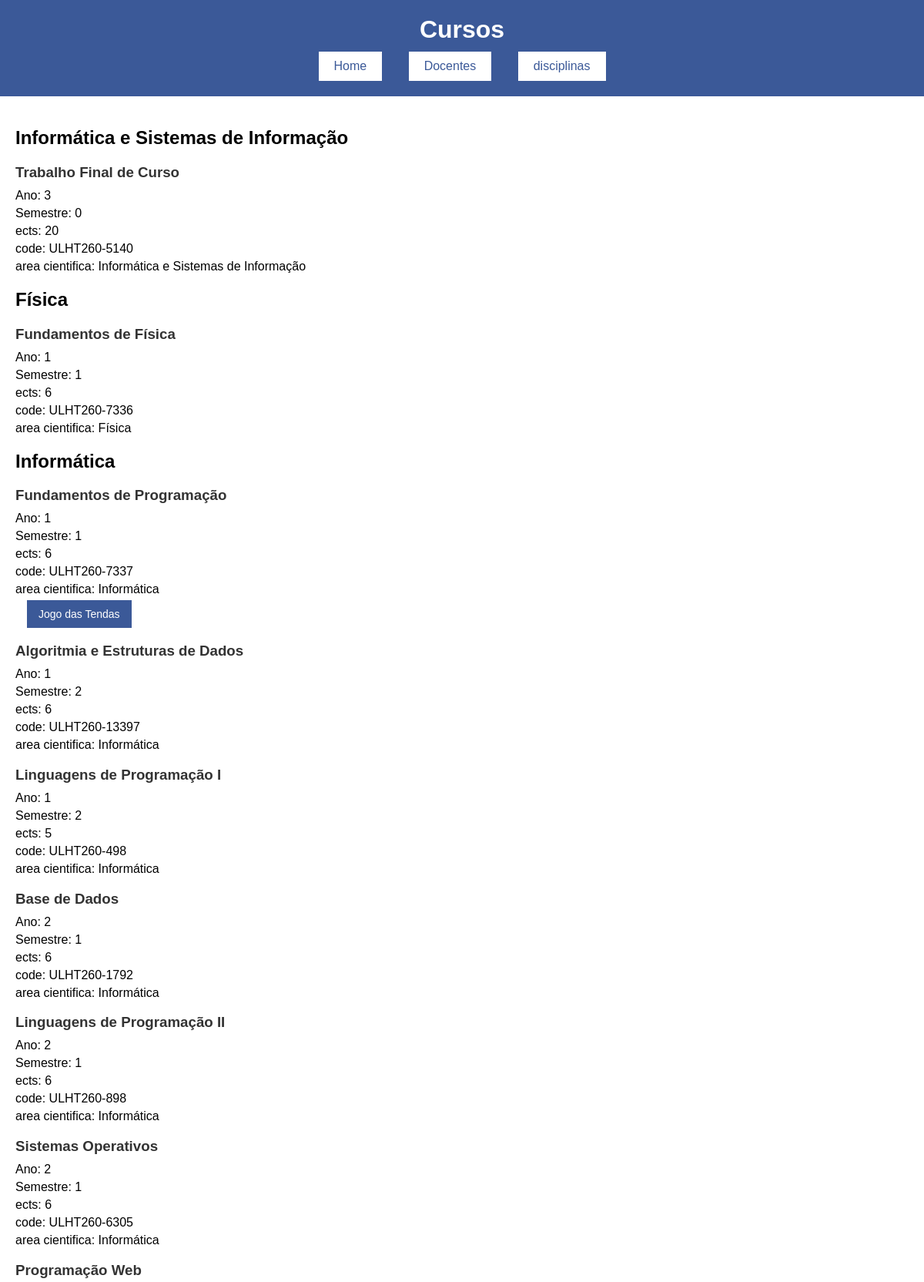
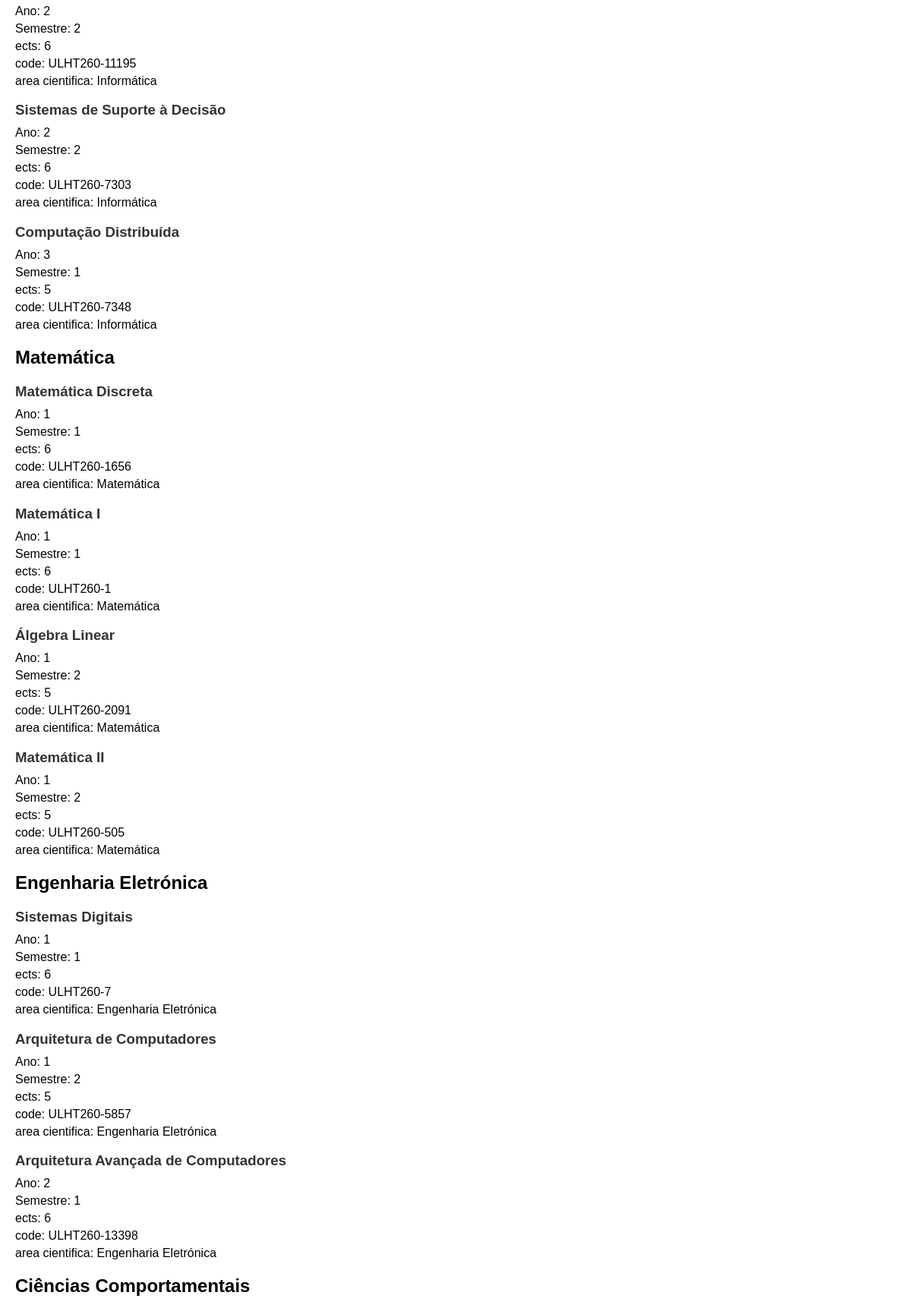
Page /curso/disciplinas/ (upper part) on the committed database (2 pictures, top to bottom).
### curso/models.py (models this page shows)
class AreaCientifica(models.Model):
    nome = models.CharField(max_length=100)
    def __str__(self):
        return self.nome

class Disciplina(models.Model):
    nome = models.CharField(max_length=100)
    ano = models.IntegerField()
    semestre = models.IntegerField()
    ects = models.IntegerField()
    curricularIUnitReadableCode = models.CharField(max_length=100)
    curso = models.ForeignKey(Curso, on_delete=models.CASCADE)
    area_cientifica = models.ForeignKey(AreaCientifica, on_delete=models.CASCADE, related_name="disciplinas")
    def __str__(self):
        return self.nome

class Projeto(models.Model):
    nome_projeto = models.CharField(max_length=100)
    descricao = models.TextField()
    conceitos_aplicados = models.TextField()
    tecnologias_usadas = models.TextField()
    disciplina = models.ForeignKey(Disciplina, on_delete=models.CASCADE, related_name="projetos")
    def __str__(self):
        return self.nome_projeto

### curso/views.py (the view)
# urls.py: path('disciplinas/', views.disciplina_view, name="disciplinas"),
def disciplina_view(request):
    context = {
        'areascientificas': AreaCientifica.objects.all(),
    }
    return render(request, "curso/disciplina.html", context)

### curso/templates/curso/disciplina.html (shortened to what this page needs)
{% extends 'curso/layout.html' %}
{% block content %}
    <ul>
    {% for area in areascientificas %}
        <h2>{{ area }}</h2>
        {% for disciplina in area.disciplinas.all %}
            <h3>{{ disciplina }}</h3>
            <p>Ano: {{ disciplina.ano }}</p>
            <p>Semestre: {{ disciplina.semestre }}</p>
            <p>ects: {{ disciplina.ects }}</p>
            <p>code: {{ disciplina.curricularIUnitReadableCode }}</p>
            <p>area cientifica: {{ disciplina.area_cientifica }}</p>
            <ul>
                {% for projeto in disciplina.projetos.all %}
                    <li>
                        <a href="{% url 'cursoapp:projeto' projeto.id %}"><button>{{ projeto }}</button></a>
                    </li>
                {% endfor %}
            </ul>
        {% endfor %}
    {% endfor %}
    </ul>
{% endblock %}

### curso/templates/curso/layout.html (style rules this page uses)
body { background-color: white; font-family: Arial, sans-serif; margin: 0; padding: 0; height:auto; }
ul { list-style-type: none; padding: 0; }
ul h3 { color: #333; margin-bottom: 10px; }
ul p { margin: 5px 0; }
ul a { text-decoration: none; }
ul a button { background-color: #3b5998; border: none; color: white; cursor: pointer; font-size: 14px; padding: 10px 15px; }
a { margin: 0 10px; text-decoration: none; }
button { background-color: #3b5998; border: none; color: #fff; cursor: pointer; font-size: 16px; margin: 0 5px; padding: 10px 20px; }

### rows in the picture
AreaCientifica: nome "Informática e Sistemas de Informação"
Disciplina: nome "Trabalho Final de Curso", ano "3", semestre "0", ects "20", curricularIUnitReadableCode "ULHT260-5140", area_cientifica "Informática e Sistemas de Informação"
AreaCientifica: nome "Física"
Disciplina: nome "Fundamentos de Física", ano "1", semestre "1", ects "6", curricularIUnitReadableCode "ULHT260-7336", area_cientifica "Física"
AreaCientifica: nome "Informática"
Disciplina: nome "Fundamentos de Programação", ano "1", semestre "1", ects "6", curricularIUnitReadableCode "ULHT260-7337", area_cientifica "Informática"
Projeto: nome_projeto "Jogo das Tendas"
Disciplina: nome "Algoritmia e Estruturas de Dados", ano "1", semestre "2", ects "6", curricularIUnitReadableCode "ULHT260-13397", area_cientifica "Informática"
Disciplina: nome "Linguagens de Programação I", ano "1", semestre "2", ects "5", curricularIUnitReadableCode "ULHT260-498", area_cientifica "Informática"
Disciplina: nome "Base de Dados", ano "2", semestre "1", ects "6", curricularIUnitReadableCode "ULHT260-1792", area_cientifica "Informática"
Disciplina: nome "Linguagens de Programação II", ano "2", semestre "1", ects "6", curricularIUnitReadableCode "ULHT260-898", area_cientifica "Informática"
Disciplina: nome "Sistemas Operativos", ano "2", semestre "1", ects "6", curricularIUnitReadableCode "ULHT260-6305", area_cientifica "Informática"
Disciplina: nome "Programação Web", ano "2", semestre "2", ects "6", curricularIUnitReadableCode "ULHT260-11195", area_cientifica "Informática"
Disciplina: nome "Sistemas de Suporte à Decisão", ano "2", semestre "2", ects "6", curricularIUnitReadableCode "ULHT260-7303", area_cientifica "Informática"
Disciplina: nome "Computação Distribuída", ano "3", semestre "1", ects "5", curricularIUnitReadableCode "ULHT260-7348", area_cientifica "Informática"
AreaCientifica: nome "Matemática"
Disciplina: nome "Matemática Discreta", ano "1", semestre "1", ects "6", curricularIUnitReadableCode "ULHT260-1656", area_cientifica "Matemática"
Disciplina: nome "Matemática I", ano "1", semestre "1", ects "6", curricularIUnitReadableCode "ULHT260-1", area_cientifica "Matemática"
Disciplina: nome "Álgebra Linear", ano "1", semestre "2", ects "5", curricularIUnitReadableCode "ULHT260-2091", area_cientifica "Matemática"
Disciplina: nome "Matemática II", ano "1", semestre "2", ects "5", curricularIUnitReadableCode "ULHT260-505", area_cientifica "Matemática"
AreaCientifica: nome "Engenharia Eletrónica"
Disciplina: nome "Sistemas Digitais", ano "1", semestre "1", ects "6", curricularIUnitReadableCode "ULHT260-7", area_cientifica "Engenharia Eletrónica"
Disciplina: nome "Arquitetura de Computadores", ano "1", semestre "2", ects "5", curricularIUnitReadableCode "ULHT260-5857", area_cientifica "Engenharia Eletrónica"
Disciplina: nome "Arquitetura Avançada de Computadores", ano "2", semestre "1", ects "6", curricularIUnitReadableCode "ULHT260-13398", area_cientifica "Engenharia Eletrónica"
AreaCientifica: nome "Ciências Comportamentais"
